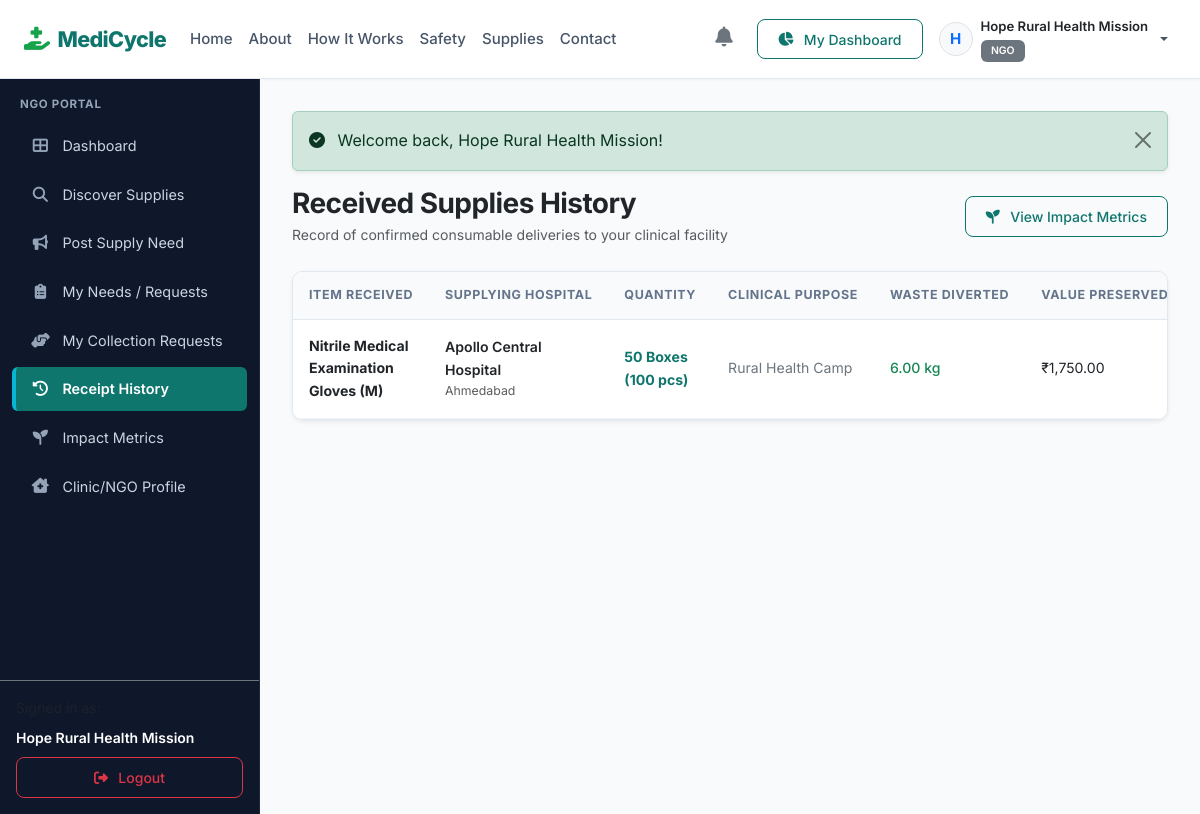
/ngo/history.php (signed in), run on the app's committed database.
### tables this page shows
CREATE TABLE requests (
    id INT AUTO_INCREMENT PRIMARY KEY,
    supply_id INT NOT NULL,
    requester_id INT NOT NULL,
    requested_quantity INT NOT NULL,
    purpose VARCHAR(255) DEFAULT NULL,
    urgency ENUM('Low', 'Medium', 'High', 'Critical') DEFAULT 'Medium',
    preferred_collection_date DATE DEFAULT NULL,
    message TEXT,
    smart_match_score INT DEFAULT NULL,
    status ENUM('Pending', 'Accepted', 'Ready for Handover', 'Collected', 'Received', 'Completed', 'Rejected') DEFAULT 'Pending',
    supplier_remarks TEXT DEFAULT NULL,
    handover_code VARCHAR(30) DEFAULT NULL,
    requested_at TIMESTAMP DEFAULT CURRENT_TIMESTAMP,
    approved_at DATETIME DEFAULT NULL,
    ready_at DATETIME DEFAULT NULL,
    completed_at DATETIME DEFAULT NULL,
    CONSTRAINT fk_request_supply FOREIGN KEY (supply_id) REFERENCES medical_supplies(id) ON DELETE CASCADE,
    CONSTRAINT fk_request_user FOREIGN KEY (requester_id) REFERENCES users(id) ON DELETE CASCADE,
    INDEX idx_request_status (status)
);

CREATE TABLE medical_supplies (
    id INT AUTO_INCREMENT PRIMARY KEY,
    supplier_id INT NOT NULL,
    category_id INT NOT NULL,
    supply_name VARCHAR(150) NOT NULL,
    description TEXT,
    quantity INT NOT NULL,
    unit VARCHAR(50) NOT NULL,
    condition_status ENUM('New / Unopened', 'Sterile Sealed', 'Surplus Stock') NOT NULL,
    packaging_status ENUM('Original Factory Seal', 'Tamper Evident Packaging', 'Intact Outer Box') NOT NULL,
    expiry_date DATE NOT NULL,
    batch_number VARCHAR(100) DEFAULT NULL,
    storage_requirements VARCHAR(150) DEFAULT 'Room Temperature',
    location VARCHAR(150) NOT NULL,
    availability_date DATE DEFAULT NULL,
    minimum_request_quantity INT DEFAULT 1,
    status ENUM('Available', 'Reserved', 'Handed Over', 'Completed', 'Cancelled') DEFAULT 'Available',
    priority_score INT DEFAULT 50,
    priority_level ENUM('Low', 'Medium', 'High', 'Critical') DEFAULT 'Medium',
    created_at TIMESTAMP DEFAULT CURRENT_TIMESTAMP,
    updated_at TIMESTAMP DEFAULT CURRENT_TIMESTAMP ON UPDATE CURRENT_TIMESTAMP,
    CONSTRAINT fk_supply_supplier FOREIGN KEY (supplier_id) REFERENCES users(id) ON DELETE CASCADE,
    CONSTRAINT fk_supply_category FOREIGN KEY (category_id) REFERENCES categories(id) ON DELETE RESTRICT,
    INDEX idx_supply_status (status),
    INDEX idx_supply_expiry (expiry_date),
    INDEX idx_supply_priority (priority_score)
);

CREATE TABLE organizations (
    id INT AUTO_INCREMENT PRIMARY KEY,
    user_id INT NOT NULL,
    organization_name VARCHAR(150) NOT NULL,
    organization_type VARCHAR(50) NOT NULL,
    license_number VARCHAR(100) DEFAULT NULL,
    address TEXT NOT NULL,
    city VARCHAR(100) NOT NULL,
    state VARCHAR(100) NOT NULL,
    pincode VARCHAR(20) NOT NULL,
    verification_status ENUM('pending', 'verified', 'rejected') DEFAULT 'verified',
    created_at TIMESTAMP DEFAULT CURRENT_TIMESTAMP,
    CONSTRAINT fk_org_user FOREIGN KEY (user_id) REFERENCES users(id) ON DELETE CASCADE,
    INDEX idx_org_city (city)
);

CREATE TABLE impact_metrics (
    id INT AUTO_INCREMENT PRIMARY KEY,
    request_id INT NOT NULL,
    quantity_redistributed INT NOT NULL,
    estimated_waste_avoided DECIMAL(10,2) NOT NULL COMMENT 'kg of medical consumable packaging waste averted',
    estimated_value_saved DECIMAL(10,2) NOT NULL COMMENT 'estimated monetary value in INR',
    organizations_helped INT DEFAULT 1,
    created_at TIMESTAMP DEFAULT CURRENT_TIMESTAMP,
    CONSTRAINT fk_impact_request FOREIGN KEY (request_id) REFERENCES requests(id) ON DELETE CASCADE
);

### includes/functions.php (called while the page is built, shortened)
<?php
function e($string) {
    return htmlspecialchars((string)($string ?? ''), ENT_QUOTES, 'UTF-8');
}

### ngo/history.php (the view, shortened to what this page needs)
<?php
require_once __DIR__ . '/../config/config.php';
$userId = $_SESSION['user_id'];
$stmt = $pdo->prepare("SELECT r.*, s.supply_name, s.unit,
                              o.organization_name as supplier_name, o.city as supplier_city,
                              m.quantity_redistributed, m.estimated_waste_avoided, m.estimated_value_saved
                       FROM requests r
                       JOIN medical_supplies s ON r.supply_id = s.id
                       LEFT JOIN organizations o ON s.supplier_id = o.user_id
                       LEFT JOIN impact_metrics m ON r.id = m.request_id
                       WHERE r.requester_id = ? AND r.status = 'Completed'
                       ORDER BY r.completed_at DESC");
$stmt->execute([$userId]);
$history = $stmt->fetchAll();
include __DIR__ . '/../includes/header.php';
include __DIR__ . '/../includes/navbar.php';
?>
<div class="app-container">
    <?php include __DIR__ . '/../includes/sidebar.php'; ?>
    <div class="app-content">
        <?php echo render_flash_messages(); ?>
        <div class="d-flex justify-content-between align-items-center mb-4">
            <div>
                <h3 class="fw-bold text-dark mb-1">Received Supplies History</h3>
                <p class="text-muted small mb-0">Record of confirmed consumable deliveries to your clinical facility</p>
            </div>
            <a href="<?php echo BASE_URL; ?>/ngo/impact.php" class="btn btn-outline-teal btn-sm" style="color:#0f766e; border-color:#0f766e;">
                <i class="fas fa-seedling me-1"></i> View Impact Metrics
            </a>
        </div>
        <div class="card border-0 shadow-sm">
            <div class="card-body p-0">
                <div class="table-responsive">
                    <table class="table table-hover align-middle mb-0">
                        <thead class="table-light">
                            <tr>
                                <th>Item Received</th>
                                <th>Supplying Hospital</th>
                                <th>Quantity</th>
                                <th>Clinical Purpose</th>
                                <th>Waste Diverted</th>
                                <th>Value Preserved</th>
                            </tr>
                        </thead>
                        <tbody>
                            <?php if (!empty($history)): ?>
                                <?php foreach ($history as $h): ?>
                                    <tr>
                                        <td><span class="fw-bold text-dark"><?php echo e($h['supply_name']); ?></span></td>
                                        <td>
                                            <span class="fw-semibold text-dark"><?php echo e($h['supplier_name']); ?></span>
                                            <div class="text-muted small"><?php echo e($h['supplier_city']); ?></div>
                                        </td>
                                        <td class="fw-bold text-teal"><?php echo number_format($h['quantity_redistributed'] ?? $h['requested_quantity']) . ' ' . e($h['unit']); ?></td>
                                        <td class="small text-secondary"><?php echo e($h['purpose']); ?></td>
                                        <td class="text-success fw-medium"><?php echo number_format($h['estimated_waste_avoided'] ?? 0, 2); ?> kg</td>
                                        <td class="text-dark">₹<?php echo number_format($h['estimated_value_saved'] ?? 0, 2); ?></td>
                                    </tr>
                                <?php endforeach; ?>
                            <?php endif; ?>
                        </tbody>
                    </table>
                </div>
            </div>
        </div>
    </div>
</div>
<?php include __DIR__ . '/../includes/footer.php'; ?>

### assets/css/style.css (style rules this page uses)
:root { --primary-color: #0F766E; --primary-hover: #115E59; --primary-light: #CCFBF1; --primary-bg: #F0FDFA; --secondary-green: #16A34A; --secondary-green-light: #DCFCE7; --accent-cyan: #06B6D4; --accent-cyan-light: #CFFAFE; --dark-slate: #0F172A; --muted-slate: #64748B; --border-color: #E2E8F0; --card-bg: #FFFFFF; --sidebar-bg: #0F172A; --sidebar-hover: #1E293B; --sidebar-active: #0F766E; --sidebar-text: #F1F5F9; --sidebar-muted: #94A3B8; --card-shadow: 0 1px 3px rgba(15, 23, 42, 0.06), 0 1px 2px rgba(15, 23, 42, 0.04); --card-shadow-hover: 0 10px 15px -3px rgba(15, 23, 42, 0.08), 0 4px 6px -4px rgba(15, 23, 42, 0.03); --card-shadow-elevated: 0 20px 25px -5px rgba(15, 23, 42, 0.1), 0 8px 10px -6px rgba(15, 23, 42, 0.05); }
* { box-sizing: border-box; }
html { min-height: 100%; scroll-behavior: smooth; }
body { min-height: 100vh; font-family: 'Inter', -apple-system, BlinkMacSystemFont, 'Segoe UI', Roboto, Helvetica, Arial, sans-serif; background-color: #F8FAFC; color: var(--dark-slate); line-height: 1.6; display: flex; flex-direction: column; overflow-x: hidden; }
section, header, footer, main, .app-container { flex-shrink: 0; }
h1, h2, h3, h4, h5, h6 { font-weight: 700; color: var(--dark-slate); letter-spacing: -0.02em; }
.text-teal { color: var(--primary-color) !important; }
.btn { font-weight: 500; border-radius: 8px; padding: 0.55rem 1.25rem; transition: all 0.18s ease-in-out; display: inline-flex; align-items: center; justify-content: center; gap: 0.4rem; }
.card { background-color: var(--card-bg); border: 1px solid var(--border-color); border-radius: 12px; box-shadow: var(--card-shadow); transition: transform 0.2s ease, box-shadow 0.2s ease; }
.app-container { display: flex; flex: 1 1 auto; min-height: calc(100vh - 65px); }
.app-content { flex-grow: 1; padding: 2rem; overflow-y: auto; background-color: #F8FAFC; min-width: 0; }
.table-responsive { border: 1px solid var(--border-color); border-radius: 10px; background: #FFFFFF; overflow-x: auto; }
.table { margin-bottom: 0; }
.table th { font-size: 0.78rem; text-transform: uppercase; letter-spacing: 0.05em; font-weight: 700; color: var(--muted-slate); border-top: none; border-bottom: 1px solid var(--border-color); background-color: #F8FAFC; padding: 0.85rem 1rem; white-space: nowrap; }
.table td { padding: 0.95rem 1rem; vertical-align: middle; font-size: 0.88rem; border-color: #F1F5F9; color: var(--dark-slate); }

### data on the page
requests: supply.supply_name "Nitrile Medical Examination Gloves (M)", organizations.organization_name "Apollo Central Hospital", organizations.city "Ahmedabad", impact_metrics.quantity_redistributed "50", supply.unit "Boxes (100 pcs)", purpose "Rural Health Camp", impact_metrics.estimated_waste_avoided "6.00", impact_metrics.estimated_value_saved "1,750.00"

### other printed values
substr($currentUser['name'], 0, 1) "H"
$currentUser['name'] "Hope Rural Health Mission"
$currentUser['role'] "NGO"
$message "Welcome back, Hope Rural Health Mission!"
